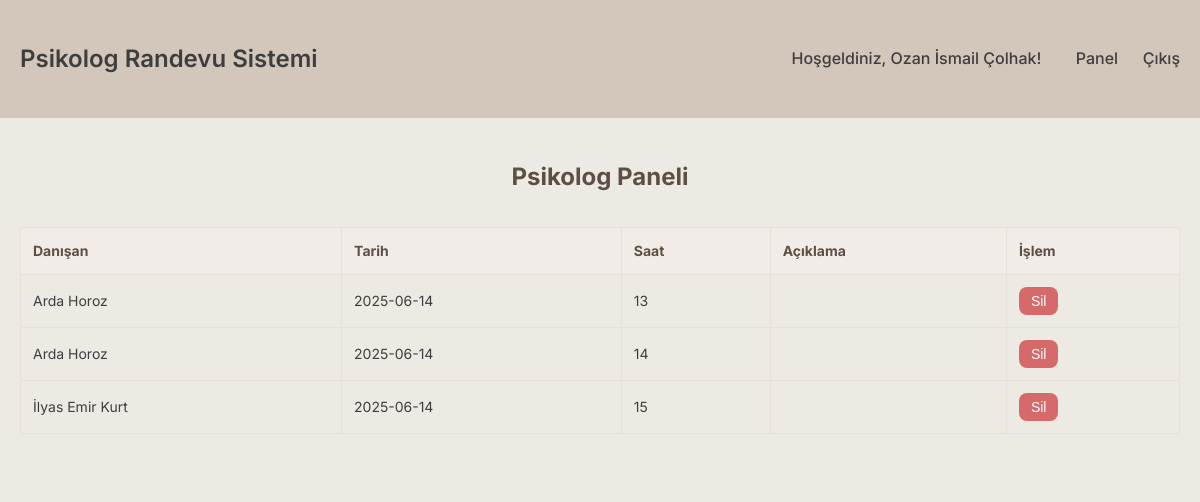
/psikolog_panel (signed in), run on the app's committed database.
### tables this page shows
CREATE TABLE randevular (
    id INTEGER PRIMARY KEY AUTOINCREMENT,
    kullanici_id INTEGER NOT NULL,
    psikolog_id INTEGER NOT NULL,
    tarih TEXT NOT NULL,
    saat TEXT NOT NULL,
    aciklama TEXT,
    FOREIGN KEY (kullanici_id) REFERENCES users(id),
    FOREIGN KEY (psikolog_id) REFERENCES users(id)
);

CREATE TABLE users (
    id INTEGER PRIMARY KEY AUTOINCREMENT,
    ad TEXT NOT NULL,
    email TEXT NOT NULL UNIQUE,
    parola TEXT NOT NULL,
    rol TEXT NOT NULL CHECK (rol IN ('kullanici', 'psikolog', 'admin')),
    uzmanlik TEXT
);

### app.py (the view)
@app.route("/psikolog_panel")
def psikolog_panel():
    if "user_id" not in session or session.get("rol") != "psikolog":
        flash("Psikolog olarak giriş yapınız.", "error")
        return redirect(url_for("login"))
    conn = get_db_connection()
    randevular = conn.execute("""
        SELECT r.id, r.tarih, r.saat, r.aciklama, u.ad AS danisan_ad
        FROM randevular r
        JOIN users u ON r.kullanici_id = u.id
        WHERE r.psikolog_id = ?
        ORDER BY r.tarih, r.saat
    """, (session["user_id"],)).fetchall()
    conn.close()
    return render_template("psikolog_panel.html", randevular=randevular)

### app.py (called while the page is built)
def get_db_connection():
    conn = sqlite3.connect("veritabani.db")
    conn.row_factory = sqlite3.Row
    return conn

### templates/psikolog_panel.html
{% extends "layout.html" %}
{% block content %}
<h2>Psikolog Paneli</h2>
{% if randevular|length == 0 %}
<p>Henüz randevunuz yok.</p>
{% else %}
<table class="table-randevular">
    <thead>
        <tr>
            <th>Danışan</th>
            <th>Tarih</th>
            <th>Saat</th>
            <th>Açıklama</th>
            <th>İşlem</th>
        </tr>
    </thead>
    <tbody>
        {% for r in randevular %}
        <tr>
            <td>{{ r['danisan_ad'] }}</td>
            <td>{{ r['tarih'] }}</td>
            <td>{{ r['saat'] }}</td>
            <td>{{ r['aciklama'] or '' }}</td>
            <td>
                <form method="post" action="{{ url_for('randevu_sil', randevu_id=r['id']) }}" onsubmit="return confirm('Randevuyu silmek istediğinize emin misiniz?');">
                    <button type="submit" class="btn-sil">Sil</button>
                </form>
            </td>
        </tr>
        {% endfor %}
    </tbody>
</table>
{% endif %}
{% endblock %}

### static/style.css (style rules this page uses)
* { margin: 0; padding: 0; box-sizing: border-box; }
html, body { font-family: 'Inter', sans-serif; background-color: #ede9e3; color: #3e3e3e; line-height: 1.6; min-height: 100vh; }
.table-randevular { width: 100%; border-collapse: collapse; margin-top: 30px; }
.table-randevular th, .table-randevular td { padding: 12px; border: 1px solid #e7e1da; text-align: left; font-size: 14px; }
.table-randevular th { background-color: #f1ece7; color: #5c5044; }
.btn-sil { background-color: #d66a6a; color: white; padding: 8px 12px; border: none; border-radius: 8px; cursor: pointer; }
h2 { text-align: center; margin-bottom: 30px; color: #5c5044; }
.table-randevular { width: 100%; border-collapse: collapse; margin-top: 20px; }
.btn-sil { background-color: #d66a6a; color: white; padding: 6px 12px; border-radius: 8px; text-decoration: none; display: inline-block; cursor: pointer; font-size: 14px; border: none; transition: background-color 0.3s ease; }

### data on the page
randevular: danisan_ad "Arda Horoz", tarih "2025-06-14", saat "13"
randevular: danisan_ad "Arda Horoz", tarih "2025-06-14", saat "14"
randevular: danisan_ad "İlyas Emir Kurt", tarih "2025-06-14", saat "15"

### other printed values
{{ session.get('user_ad', 'Kullanıcı') }} "Ozan İsmail Çolhak"
